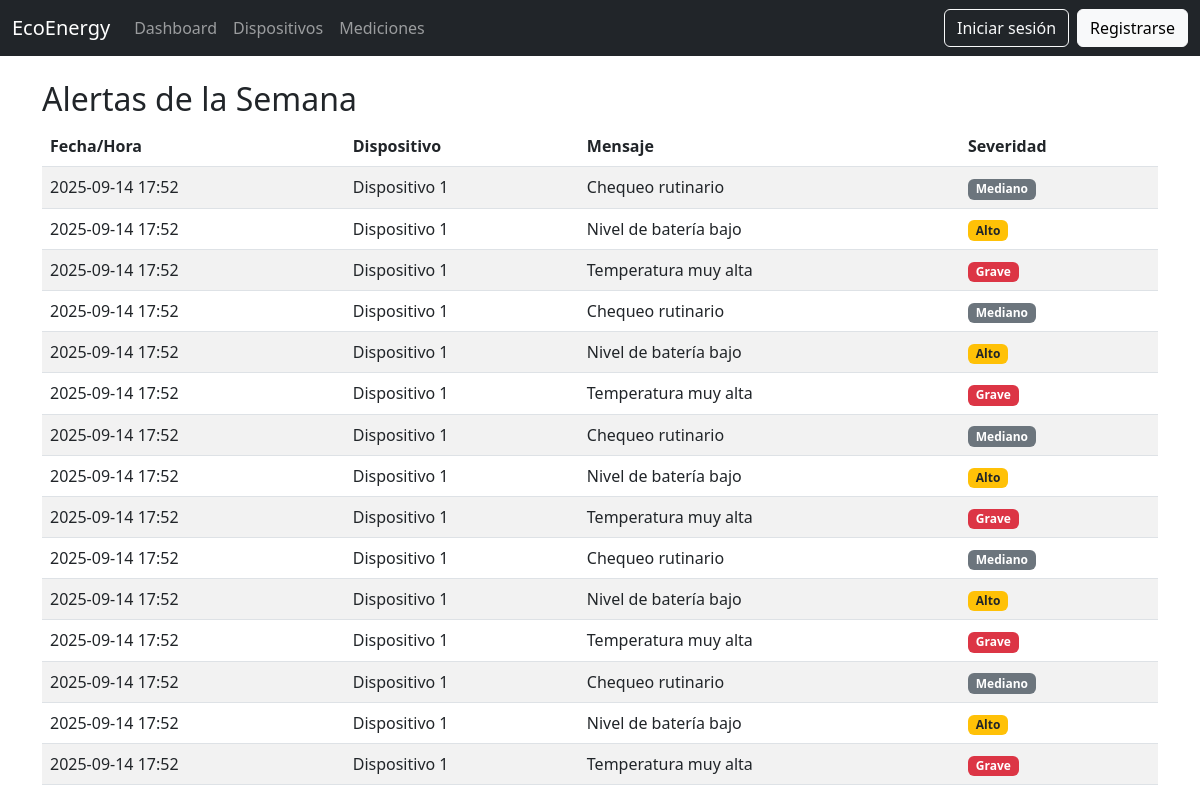
/alerts/week/, run on an earlier commit of the app's database.
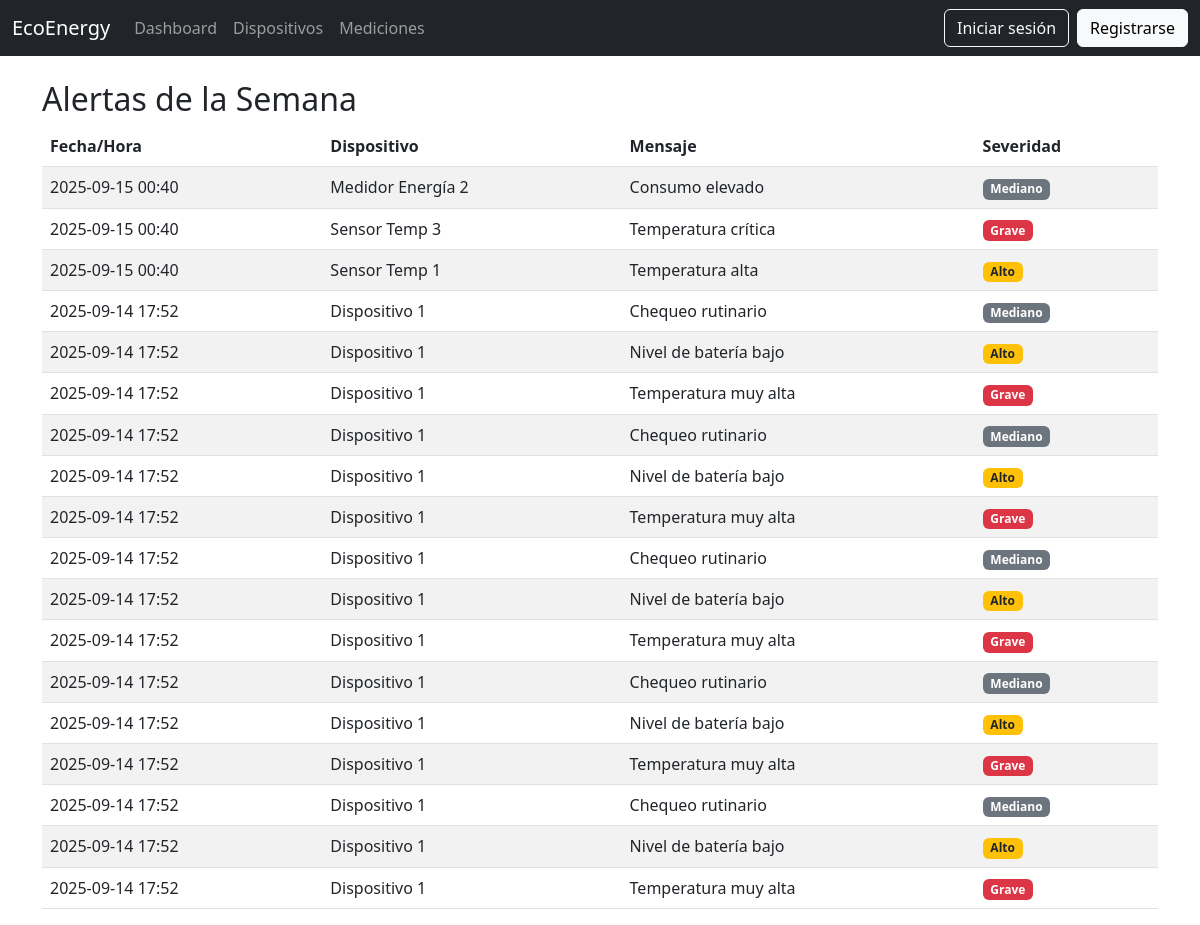
And on a later commit of the database.
### core/models.py (models this page shows, shortened)
class Alert(models.Model):
    PRIORITY_CHOICES = [
        ("grave", "Grave"),
        ("alto", "Alto"),
        ("medio", "Mediano"),
    ]
    device = models.ForeignKey("Device", on_delete=models.CASCADE)
    message = models.TextField()
    priority = models.CharField(max_length=10, choices=PRIORITY_CHOICES, default="medio")
    created_at = models.DateTimeField(auto_now_add=True)

class Device(models.Model):
    name = models.CharField(max_length=100)
    category = models.ForeignKey(Category, on_delete=models.CASCADE)
    zone = models.ForeignKey(Zone, on_delete=models.CASCADE)
    organization = models.ForeignKey(Organization, on_delete=models.CASCADE)
    created_at = models.DateTimeField(auto_now_add=True)
    updated_at = models.DateTimeField(auto_now=True)
    deleted_at = models.DateTimeField(null=True, blank=True)

### core/views.py (the view)
# urls.py: path("alerts/week/", views.alerts_week, name="alerts_week"),
def alerts_week(request):
    today = timezone.now()
    week_ago = today - timedelta(days=7)
    alerts = Alert.objects.filter(created_at__gte=week_ago).order_by("-created_at")
    return render(request, "core/alerts_week.html", {"alerts": alerts})

### core/templates/core/alerts_week.html (shortened to what this page needs)
{% extends "base.html" %}
{% block content %}
<div class="container mt-4">
    <h2>Alertas de la Semana</h2>
    <table class="table table-striped">
        <thead>
            <tr>
                <th>Fecha/Hora</th>
                <th>Dispositivo</th>
                <th>Mensaje</th>
                <th>Severidad</th>
            </tr>
        </thead>
        <tbody>
            {% for alert in alerts %}
            <tr>
                <td>{{ alert.created_at|date:"Y-m-d H:i" }}</td>
                <td>{{ alert.device.name }}</td>
                <td>{{ alert.message }}</td>
                <td>
                    {% if alert.priority == "grave" %}
                    <span class="badge bg-danger">Grave</span>
                    {% elif alert.priority == "alto" %}
                    <span class="badge bg-warning text-dark">Alto</span>
                    {% elif alert.priority == "medio" %}
                    <span class="badge bg-secondary">Mediano</span>
                    {% else %}
                    {{ alert.priority }}
                    {% endif %}
                </td>
            </tr>
            {% empty %}
            <tr>
                <td colspan="4" class="text-center">No hay alertas esta semana</td>
            </tr>
            {% endfor %}
        </tbody>
    </table>
</div>
{% endblock %}

What changed in the data, as far as the page shows it:
added Alert: created_at "2025-09-15 00:40", device.name "Medidor Energía 2", message "Consumo elevado", priority "Mediano"
added Alert: created_at "2025-09-15 00:40", device.name "Sensor Temp 3", message "Temperatura crítica", priority "Grave"
added Alert: created_at "2025-09-15 00:40", device.name "Sensor Temp 1", message "Temperatura alta", priority "Alto"
